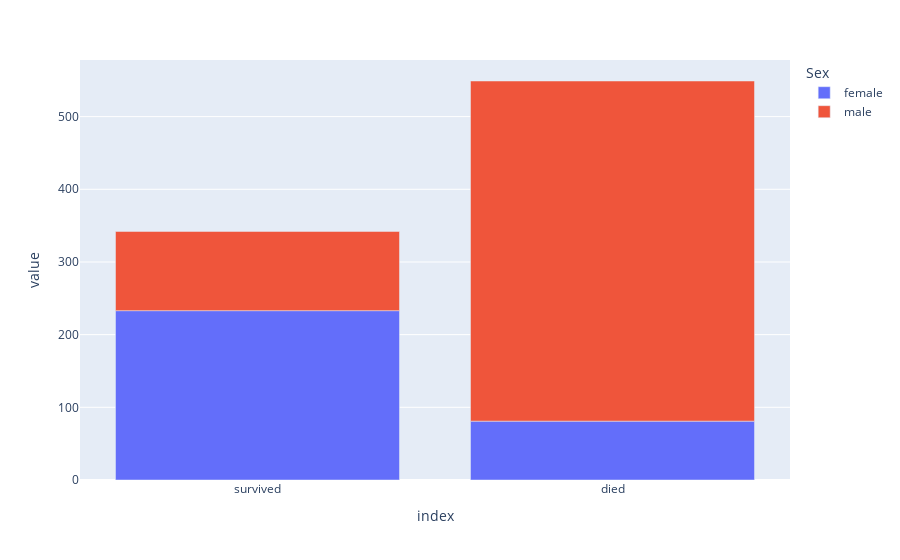

Notebook cell for this chart:
### Code cell
def plot_surv(x):
    survived = train[train['Survived'] == 1][x].value_counts()
    died = train[train['Survived'] == 0][x].value_counts() 
    df = pd.DataFrame([survived, died])
    df.index = (['survived', 'died'])
    fig = px.bar(df)
    fig.show()
plot_surv('Sex')

### Figure 1 — Plotly figure (JSON) as saved in the notebook; plotly's stock layout.template omitted (floating-point values rounded to 4 significant figures)
{"data": [{"alignmentgroup": "True", "hovertemplate": "Sex=female<br>index=%{x}<br>value=%{y}<extra></extra>", "legendgroup": "female", "marker": {"color": "#636efa", "pattern": {"shape": ""}}, "name": "female", "offsetgroup": "female", "orientation": "v", "showlegend": true, "textposition": "auto", "type": "bar", "x": ["survived", "died"], "xaxis": "x", "y": [233, 81], "yaxis": "y"}, {"alignmentgroup": "True", "hovertemplate": "Sex=male<br>index=%{x}<br>value=%{y}<extra></extra>", "legendgroup": "male", "marker": {"color": "#EF553B", "pattern": {"shape": ""}}, "name": "male", "offsetgroup": "male", "orientation": "v", "showlegend": true, "textposition": "auto", "type": "bar", "x": ["survived", "died"], "xaxis": "x", "y": [109, 468], "yaxis": "y"}], "layout": {"barmode": "relative", "legend": {"title": {"text": "Sex"}, "tracegroupgap": 0}, "margin": {"t": 60}, "xaxis": {"anchor": "y", "domain": [0, 1], "title": {"text": "index"}}, "yaxis": {"anchor": "x", "domain": [0, 1], "title": {"text": "value"}}}}
